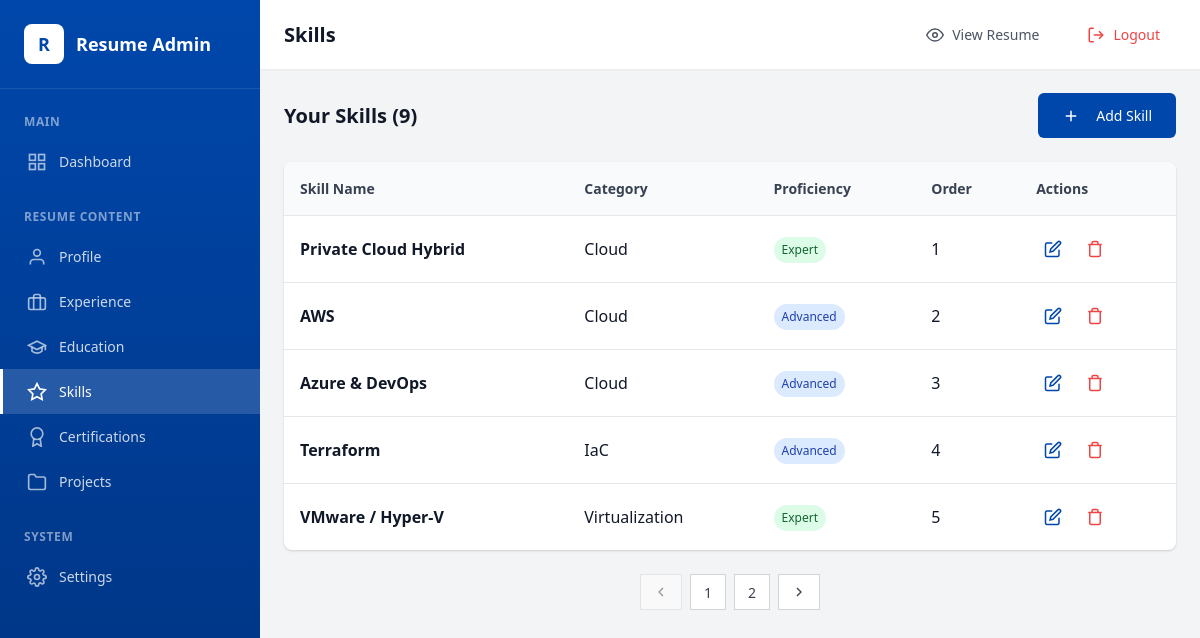
/admin/skills.php (signed in), run on the app's committed database.
### tables this page shows
CREATE TABLE IF NOT EXISTS skills (
    id INT AUTO_INCREMENT PRIMARY KEY,
    skill_name VARCHAR(255) NOT NULL,
    category VARCHAR(100),
    proficiency_level ENUM('Beginner', 'Intermediate', 'Advanced', 'Expert') DEFAULT 'Intermediate',
    display_order INT DEFAULT 0,
    created_at TIMESTAMP DEFAULT CURRENT_TIMESTAMP,
    updated_at TIMESTAMP DEFAULT CURRENT_TIMESTAMP ON UPDATE CURRENT_TIMESTAMP
);

### includes/functions.php (called while the page is built, shortened)
<?php
require_once __DIR__ . '/config.php';
function getSkills() {
    $pdo = getDB();
    $stmt = $pdo->query("SELECT * FROM skills ORDER BY display_order ASC, category ASC");
    return $stmt->fetchAll();
}

### includes/config.php (called while the page is built, shortened)
<?php
function e($string) {
    return htmlspecialchars($string ?? '', ENT_QUOTES, 'UTF-8');
}

### admin/skills.php (the view, shortened to what this page needs)
<?php
require_once __DIR__ . '/../includes/config.php';
require_once __DIR__ . '/../includes/functions.php';
$allSkills = getSkills();
$totalItems = count($allSkills);
$itemsPerPage = 5;
$totalPages = (int)ceil($totalItems / $itemsPerPage);
$currentPage = (int)(isset($_GET['page']) ? max(1, min((int)$_GET['page'], $totalPages)) : 1);
$offset = ($currentPage - 1) * $itemsPerPage;
$skills = array_slice($allSkills, $offset, $itemsPerPage);
?>
<!DOCTYPE html>
<html lang="en">
<head>
    <link rel="stylesheet" href="<?= CSS_URL ?>/base.css">
    <link rel="stylesheet" href="<?= CSS_URL ?>/dashboard.css">
</head>
<body>
    <div class="dashboard">
        <?php include __DIR__ . '/includes/sidebar.php'; ?>
        <main class="main-content">
            <header class="topbar">
                <div class="topbar-left">
                    <h1 class="page-title">Skills</h1>
                </div>
                <div class="topbar-right">
                    <a href="../resume.php" class="topbar-btn" target="_blank">
                        <svg width="18" height="18" viewBox="0 0 24 24" fill="none" stroke="currentColor" stroke-width="2">
                            <path d="M1 12s4-8 11-8 11 8 11 8-4 8-11 8-11-8-11-8z"></path>
                            <circle cx="12" cy="12" r="3"></circle>
                        </svg>
                        <span>View Resume</span>
                    </a>
                    <a href="logout.php" class="topbar-btn logout-btn">
                        <svg width="18" height="18" viewBox="0 0 24 24" fill="none" stroke="currentColor" stroke-width="2">
                            <path d="M9 21H5a2 2 0 0 1-2-2V5a2 2 0 0 1 2-2h4"></path>
                            <polyline points="16 17 21 12 16 7"></polyline>
                            <line x1="21" y1="12" x2="9" y2="12"></line>
                        </svg>
                        <span>Logout</span>
                    </a>
                </div>
            </header>
            <div class="page-content">
                <div class="content-header">
                    <h3 class="content-title" style="font-size: var(--text-xl);">Your Skills (<?= $totalItems ?>)</h3>
                    <button class="btn btn-primary" onclick="openModal()">
                        <svg width="18" height="18" viewBox="0 0 24 24" fill="none" stroke="currentColor" stroke-width="2" style="margin-right: var(--space-2);">
                            <line x1="12" y1="5" x2="12" y2="19"></line>
                            <line x1="5" y1="12" x2="19" y2="12"></line>
                        </svg>
                        Add Skill
                    </button>
                </div>
                <?php if (empty($allSkills)): ?>
                    <div class="card">
                        <div class="empty-state">
                            <svg viewBox="0 0 24 24" fill="none" stroke="currentColor" stroke-width="1">
                                <polygon points="12 2 15.09 8.26 22 9.27 17 14.14 18.18 21.02 12 17.77 5.82 21.02 7 14.14 2 9.27 8.91 8.26 12 2"></polygon>
                            </svg>
                            <p>No skills added yet.</p>
                            <button class="btn btn-primary" onclick="openModal()" style="margin-top: var(--space-4);">Add Your First Skill</button>
                        </div>
                    </div>
                <?php else: ?>
                    <div class="data-table-wrapper">
                        <table class="data-table">
                            <thead>
                                <tr>
                                    <th>Skill Name</th>
                                    <th>Category</th>
                                    <th>Proficiency</th>
                                    <th>Order</th>
                                    <th>Actions</th>
                                </tr>
                            </thead>
                            <tbody>
                                <?php foreach ($skills as $skill): ?>
                                    <tr>
                                        <td><strong><?= e($skill['skill_name']) ?></strong></td>
                                        <td><?= e($skill['category'] ?: '-') ?></td>
                                        <td>
                                            <span class="proficiency-badge <?= strtolower($skill['proficiency_level']) ?>">
                                                <?= e($skill['proficiency_level']) ?>
                                            </span>
                                        </td>
                                        <td><?= e($skill['display_order']) ?></td>
                                        <td>
                                            <div class="table-actions">
                                                <button class="table-btn edit" title="Edit" onclick="editSkill(<?= htmlspecialchars(json_encode($skill), ENT_QUOTES, 'UTF-8') ?>)">
                                                    <svg viewBox="0 0 24 24" fill="none" stroke="currentColor" stroke-width="2">
                                                        <path d="M11 4H4a2 2 0 0 0-2 2v14a2 2 0 0 0 2 2h14a2 2 0 0 0 2-2v-7"></path>
                                                        <path d="M18.5 2.5a2.121 2.121 0 0 1 3 3L12 15l-4 1 1-4 9.5-9.5z"></path>
                                                    </svg>
                                                </button>
                                                <button type="button" class="table-btn delete" title="Delete" onclick="confirmDelete(<?= $skill['id'] ?>, '<?= e($skill['skill_name']) ?>')">
                                                    <svg viewBox="0 0 24 24" fill="none" stroke="currentColor" stroke-width="2">
                                                        <polyline points="3 6 5 6 21 6"></polyline>
                                                        <path d="M19 6v14a2 2 0 0 1-2 2H7a2 2 0 0 1-2-2V6m3 0V4a2 2 0 0 1 2-2h4a2 2 0 0 1 2 2v2"></path>
                                                    </svg>
                                                </button>
                                            </div>
                                        </td>
                                    </tr>
                                <?php endforeach; ?>
                            </tbody>
                        </table>
                    </div>
                    <?php if ((int)$totalPages > 1): ?>
                        <div class="pagination">
                            <a href="?page=<?= ((int)$currentPage) - 1 ?>" class="pagination-btn <?= (int)$currentPage <= 1 ? 'disabled' : '' ?>">
                                <svg width="16" height="16" viewBox="0 0 24 24" fill="none" stroke="currentColor" stroke-width="2">
                                    <polyline points="15 18 9 12 15 6"></polyline>
                                </svg>
                            </a>
                            <?php for ($i = 1; $i <= (int)$totalPages; $i++): ?>
                                <a href="?page=<?= $i ?>" class="pagination-btn <?= $i === (int)$currentPage ? 'active' : '' ?>"><?= $i ?></a>
                            <?php endfor; ?>
                            <a href="?page=<?= ((int)$currentPage) + 1 ?>" class="pagination-btn <?= (int)$currentPage >= (int)$totalPages ? 'disabled' : '' ?>">
                                <svg width="16" height="16" viewBox="0 0 24 24" fill="none" stroke="currentColor" stroke-width="2">
                                    <polyline points="9 18 15 12 9 6"></polyline>
                                </svg>
                            </a>
                        </div>
                    <?php endif; ?>
                <?php endif; ?>
            </div>
        </main>
    </div>
</body>
</html>

### assets/css/base.css (style rules this page uses)
:root { --primary: #0047AB; --primary-dark: #003380; --primary-light: #1E5DC8; --primary-hover: #0056D2; --white: #FFFFFF; --gray-50: #F9FAFB; --gray-100: #F3F4F6; --gray-200: #E5E7EB; --gray-300: #D1D5DB; --gray-400: #9CA3AF; --gray-500: #6B7280; --gray-600: #4B5563; --gray-700: #374151; --gray-800: #1F2937; --gray-900: #111827; --black: #000000; --success: #10B981; --success-light: #D1FAE5; --warning: #F59E0B; --warning-light: #FEF3C7; --danger: #EF4444; --danger-light: #FEE2E2; --info: #3B82F6; --info-light: #DBEAFE; --font-family: 'Segoe UI', Tahoma, Geneva, Verdana, sans-serif; --font-family-mono: 'Consolas', 'Monaco', monospace; --text-xs: 0.75rem; --text-sm: 0.875rem; --text-base: 1rem; --text-lg: 1.125rem; --text-xl: 1.25rem; --text-2xl: 1.5rem; --text-3xl: 1.875rem; --text-4xl: 2.25rem; --text-5xl: 3rem; --font-light: 300; --font-normal: 400; --font-medium: 500; --font-semibold: 600; --font-bold: 700; --leading-none: 1; --leading-tight: 1.25; --leading-snug: 1.375; --leading-normal: 1.5; --leading-relaxed: 1.625; --leading-loose: 2; --space-1: 0.25rem; --space-2: 0.5rem; --space-3: 0.75rem; --space-4: 1rem; --space-5: 1.25rem; --space-6: 1.5rem; --space-8: 2rem; --space-10: 2.5rem; --space-12: 3rem; --space-16: 4rem; --space-20: 5rem; --rounded-sm: 0.125rem; --rounded: 0.25rem; --rounded-md: 0.375rem; --rounded-lg: 0.5rem; --rounded-xl: 0.75rem; --rounded-2xl: 1rem; --rounded-full: 9999px; --shadow-sm: 0 1px 2px 0 rgba(0, 0, 0, 0.05); --shadow: 0 1px 3px 0 rgba(0, 0, 0, 0.1), 0 1px 2px 0 rgba(0, 0, 0, 0.06); --shadow-md: 0 4px 6px -1px rgba(0, 0, 0, 0.1), 0 2px 4px -1px rgba(0, 0, 0, 0.06); --shadow-lg: 0 10px 15px -3px rgba(0, 0, 0, 0.1), 0 4px 6px -2px rgba(0, 0, 0, 0.05); --shadow-xl: 0 20px 25px -5px rgba(0, 0, 0, 0.1), 0 10px 10px -5px rgba(0, 0, 0, 0.04); --transition-fast: 150ms ease-in-out; --transition-normal: 300ms ease-in-out; --transition-slow: 500ms ease-in-out; --z-dropdown: 1000; --z-sticky: 1020; --z-fixed: 1030; --z-modal-backdrop: 1040; --z-modal: 1050; --z-tooltip: 1060; }
*, *::before, *::after { box-sizing: border-box; margin: 0; padding: 0; }
html { font-size: 16px; scroll-behavior: smooth; -webkit-text-size-adjust: 100%; }
body { font-family: var(--font-family); font-size: var(--text-base); font-weight: var(--font-normal); line-height: var(--leading-normal); color: var(--gray-900); background-color: var(--gray-50); -webkit-font-smoothing: antialiased; -moz-osx-font-smoothing: grayscale; min-height: 100vh; }
a { color: inherit; text-decoration: none; }
img, picture, video, canvas, svg { display: block; max-width: 100%; height: auto; }
input, button, textarea, select { font: inherit; color: inherit; }
button { cursor: pointer; background: none; border: none; }
table { border-collapse: collapse; border-spacing: 0; width: 100%; }
h1, h2, h3, h4, h5, h6 { font-weight: var(--font-bold); line-height: var(--leading-tight); color: var(--gray-900); margin-bottom: var(--space-4); }
h1 { font-size: var(--text-4xl); }
h3 { font-size: var(--text-2xl); }
strong, b { font-weight: var(--font-bold); }
.btn { display: inline-flex; align-items: center; justify-content: center; gap: var(--space-2); padding: var(--space-3) var(--space-6); font-size: var(--text-sm); font-weight: var(--font-medium); border-radius: var(--rounded-md); cursor: pointer; transition: all var(--transition-fast); border: none; text-decoration: none; }
.btn-primary { background-color: var(--primary); color: var(--white); }

### admin/skills.php (style rules this page uses)
.pagination { display: flex; align-items: center; justify-content: center; gap: var(--space-2); margin-top: var(--space-6); }
.pagination-btn { display: flex; align-items: center; justify-content: center; min-width: 36px; height: 36px; padding: 0 var(--space-3); border: 1px solid var(--gray-300); background: white; color: var(--gray-700); font-size: var(--text-sm); border-radius: var(--radius); text-decoration: none; }
.pagination-btn.disabled { opacity: 0.5; cursor: not-allowed; pointer-events: none; }
.proficiency-badge { display: inline-block; padding: var(--space-1) var(--space-2); border-radius: var(--rounded-full); font-size: var(--text-xs); font-weight: 500; }
.proficiency-badge.expert { background: #dcfce7; color: #166534; }
.proficiency-badge.advanced { background: #dbeafe; color: #1e40af; }

### data on the page
skills: skill_name "Private Cloud Hybrid", category "Cloud", proficiency_level "Expert", display_order "1"
skills: skill_name "AWS", category "Cloud", proficiency_level "Advanced", display_order "2"
skills: skill_name "Azure & DevOps", category "Cloud", proficiency_level "Advanced", display_order "3"
skills: skill_name "Terraform", category "IaC", proficiency_level "Advanced", display_order "4"
skills: skill_name "VMware / Hyper-V", category "Virtualization", proficiency_level "Expert", display_order "5"

### other printed values
$totalItems "9"
